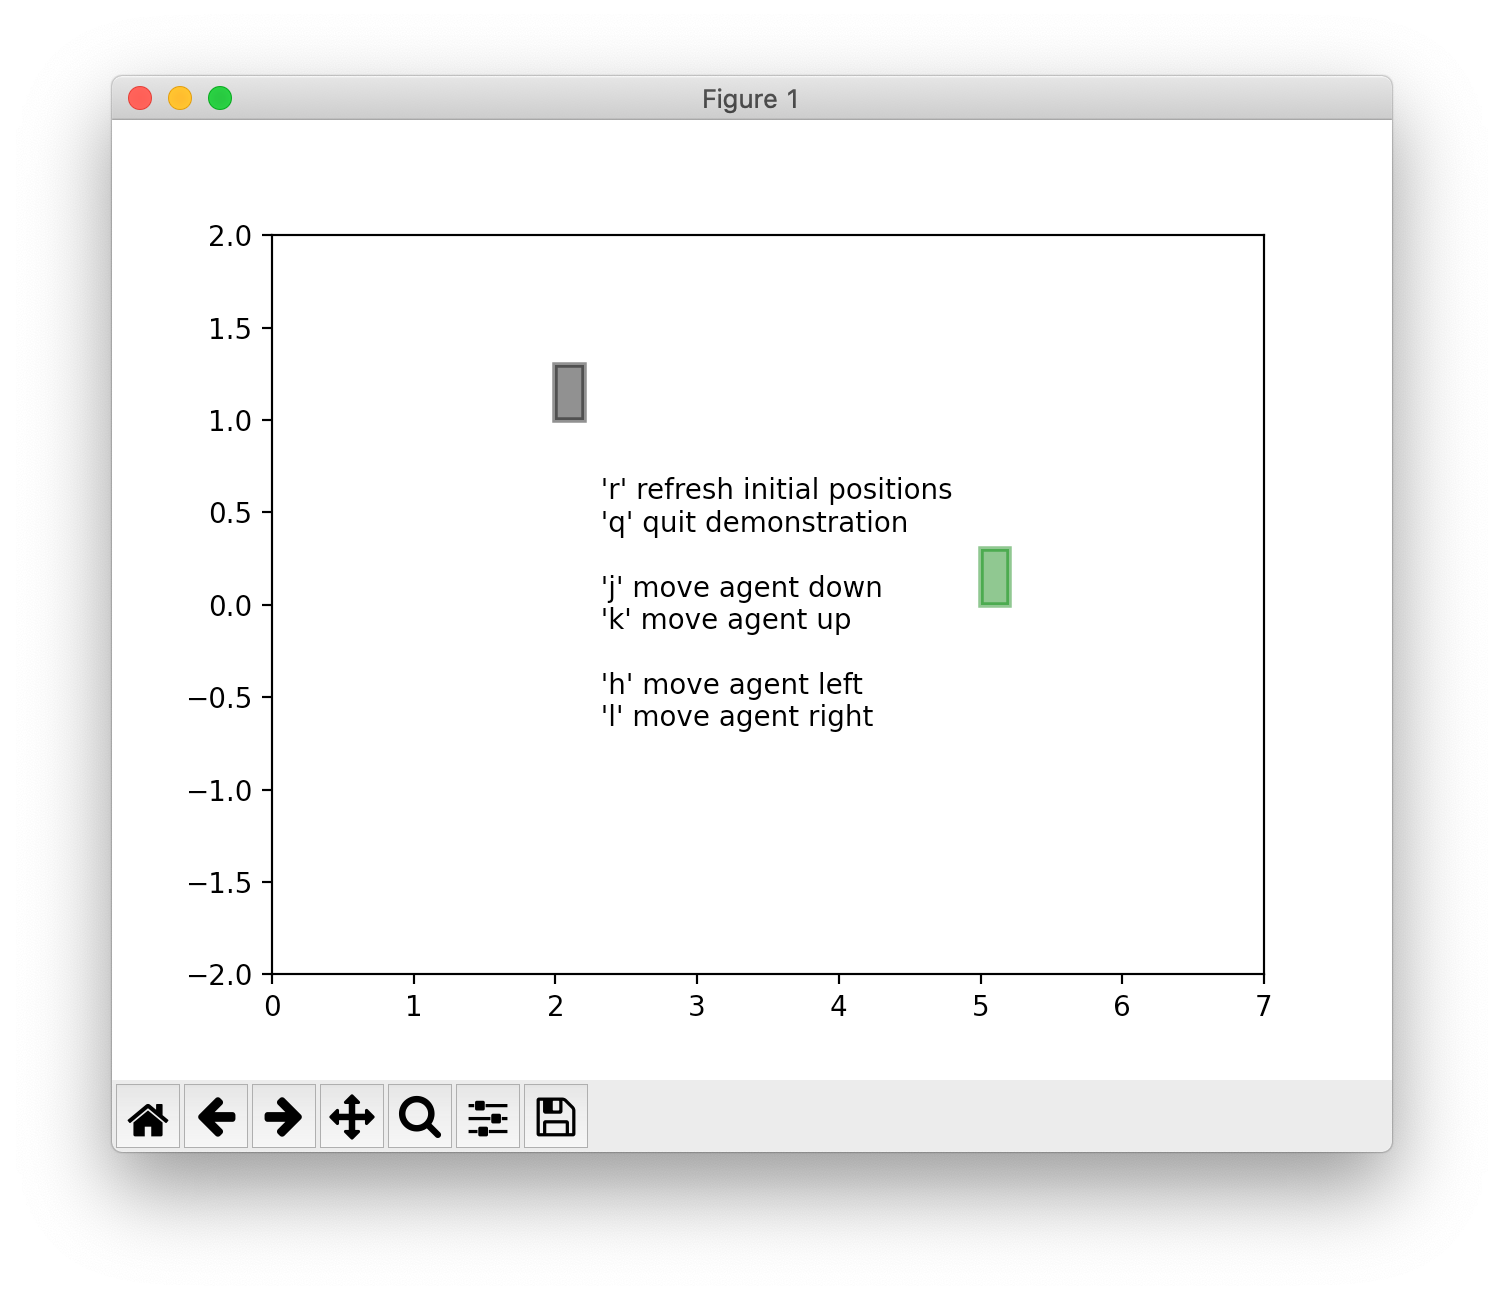

Reproduce this figure in Python.
import matplotlib.pyplot as plt
from numpy.random import randint

instructions = """
  'r' refresh initial positions
  'q' quit demonstration

  'j' move agent down
  'k' move agent up

  'h' move agent left
  'l' move agent right
  """


al = 0.5  # alpha
box_width = 0.2  # width
box_height = 0.3  # height

color_agent = "green"
color_landmark = "black"

lw = 2  # linewidth

x_min = 0.0  # lower horizontal bound of view
x_max = 7.0  # upper horizontal bound of view
y_min = -2.0  # lower vertical bound of view
y_max = 2.0  # upper vertical bound of view

delta_x = (x_max - x_min) / 20.0  # magnitude of incremental x-direction movement
delta_y = (y_max - y_min) / 20.0  # magnitude of incremental y-direction movement


class Box:
    # def __init__(self, disp, x, y, type="l"):
    def __init__(self, disp, x, y):
        self.disp = disp
        self.x = x
        self.y = y


class Game:
    def __init__(self, ax):
        self.ax = ax
        ax.set_ylim([y_min, y_max])
        ax.set_xlim([x_min, x_max])

        # agent
        box_a_x = randint(low=x_min, high=x_max)
        box_a_y = randint(low=y_min, high=y_max)

        # landmark
        box_b_x = randint(low=x_min, high=x_max)
        box_b_y = randint(low=y_min, high=y_max)

        # boxes
        (boxA,) = self.ax.barh(
            box_a_y,
            box_width,
            height=box_height,
            color=color_agent,
            alpha=al,
            edgecolor=color_agent,
            linewidth=lw,
            label="Agent",
            animated=True,
        )
        (boxB,) = self.ax.barh(
            box_b_y,
            box_width,
            height=box_height,
            left=box_b_x,
            color=color_landmark,
            alpha=al,
            edgecolor=color_landmark,
            linewidth=lw,
            label="Landmark",
            animated=True,
        )
        self.canvas = self.ax.figure.canvas
        self.background = None
        self.on = False
        self.instructions_shown = True
        self.boxes = [Box(boxA, box_a_x, box_a_y), Box(boxB, box_b_x, box_b_y)]
        self.instructions = self.ax.annotate(
            instructions,
            (0.5, 0.5),  # middle of view
            verticalalignment="center",
            horizontalalignment="center",
            multialignment="left",
            textcoords="axes fraction",
            animated=False,
        )
        self.canvas.mpl_connect("key_press_event", self.on_key_press)

    def draw(self, event):
        # draw_artist = self.ax.draw_artist
        if self.background is None:
            self.background = self.canvas.copy_from_bbox(self.ax.bbox)

        # restart the clean slate background
        self.canvas.restore_region(self.background)

        # boxes
        for box in self.boxes:
            box.disp.set_y(box.y)
            box.disp.set_x(box.x)
            self.ax.draw_artist(box.disp)

        self.canvas.blit(self.ax.bbox)
        self.canvas.flush_events()

        return True

    def on_key_press(self, event):

        if event.key == "j":  # move down
            self.boxes[0].y -= delta_y
            # enforce lower bounds
            if self.boxes[0].y < y_min:
                self.boxes[0].y = y_min

        if event.key == "k":  # move up
            self.boxes[0].y += delta_y
            # enforce upper bounds
            if self.boxes[0].y > y_max - box_height:
                self.boxes[0].y = y_max - box_height

        if event.key == "h":  # move left
            self.boxes[0].x -= delta_x
            # enforce left bounds
            if self.boxes[0].x < x_min:
                self.boxes[0].x = x_min

        if event.key == "l":  # move right
            self.boxes[0].x += delta_x
            # enforce left bounds
            if self.boxes[0].x + box_width > x_max:
                self.boxes[0].x = x_max - box_width

        if event.key == "r":  # refresh initial positions
            self.boxes[0].x = randint(low=x_min, high=x_max)
            self.boxes[0].y = randint(low=y_min, high=y_max)

            self.boxes[1].x = randint(low=x_min, high=x_max)
            self.boxes[1].y = randint(low=y_min, high=y_max)

        if event.key == "q":
            # close the figure, end the interactive demonstration
            plt.close()


# main

fig, ax = plt.subplots()
canvas = ax.figure.canvas
animation = Game(ax)

# disable default key bindings by override
if fig.canvas.manager.key_press_handler_id is not None:
    canvas.mpl_disconnect(fig.canvas.manager.key_press_handler_id)


# reset the blitting background on redraw
# def on_redraw(event):
#     animation.background = None


# bootstrap after the first draw
def start_anim(event):
    canvas.mpl_disconnect(start_anim.cid)

    def local_draw():
        if animation.ax.get_renderer_cache():
            animation.draw(None)

    start_anim.timer.add_callback(local_draw)
    start_anim.timer.start()
    # canvas.mpl_connect("draw_event", on_redraw)


# draw even from plot gets triggered, map it to call start_anim
start_anim.cid = canvas.mpl_connect("draw_event", start_anim)
start_anim.timer = animation.canvas.new_timer(interval=1)

plt.show()
